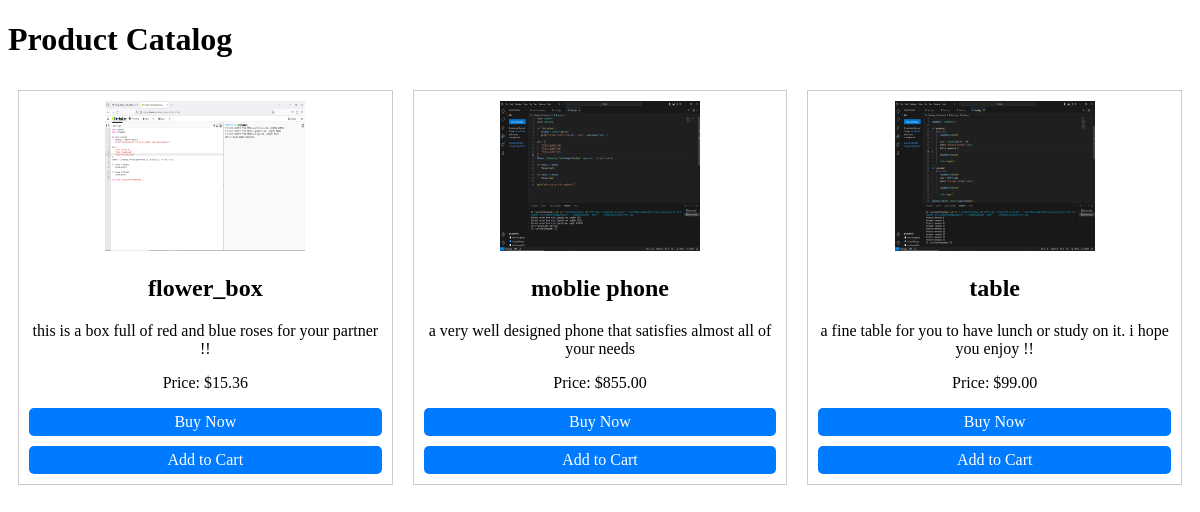
The page / on the database its author committed.
### catalog/models.py (models this page shows, shortened)
class Product(models.Model):
    name = models.CharField(max_length=255)
    description = models.TextField()
    price = models.DecimalField(max_digits=10, decimal_places=2)
    image = models.ImageField(upload_to="products/")
    created_at = models.DateTimeField(auto_now_add=True)
    updated_at = models.DateTimeField(auto_now=True)

### catalog/views.py (the view)
# urls.py: path('', views.product_list, name="product_list"),
def product_list(request):
    products = Product.objects.all()
    return render(request, "index.html", {'products': products})

### catalog/templates/index.html (shortened to what this page needs)
<!DOCTYPE html>
<html lang="en">
<head>
</head>
<body>
	<h1>Product Catalog</h1>
	<ul class="product-list">
		{% for product in products %}
			<li class="product-item">
				<img src="{{ product.image.url }}" alt="{{ product.name }}" width="200" height="150">
				<h2>{{ product.name }}</h2>
				<p>{{ product.description }}</p>
				<p>Price: ${{ product.price }}</p>
				<a href="#" class="buy-now-button">Buy Now</a>
				<a class="buy-now-button" href="{% url 'add_to_cart' product.id %}">Add to Cart</a>
			</li>
		{% endfor %}
	</ul>
</body>
</html>

### catalog/templates/index.html (style rules this page uses)
.product-list { display: flex; flex-wrap: wrap; justify-content: space-between; list-style: none; padding: 0; }
.product-item { flex: 1; max-width: 30%; margin: 10px; border: 1px solid #ccc; padding: 10px; text-align: center; }
.buy-now-button { display: block; margin-top: 10px; background-color: #007bff; color: #fff; text-decoration: none; padding: 5px 10px; border-radius: 5px; }

### rows shown on the page
Product: image (picture), name "flower_box", description "this is a box full of red and blue roses for your partner !!", price "15.36"
Product: image (picture), name "moblie phone", description "a very well designed phone that satisfies almost all of your needs", price "855.00"
Product: image (picture), name "table", description "a fine table for you to have lunch or study on it. i hope you enjoy !!", price "99.00"
